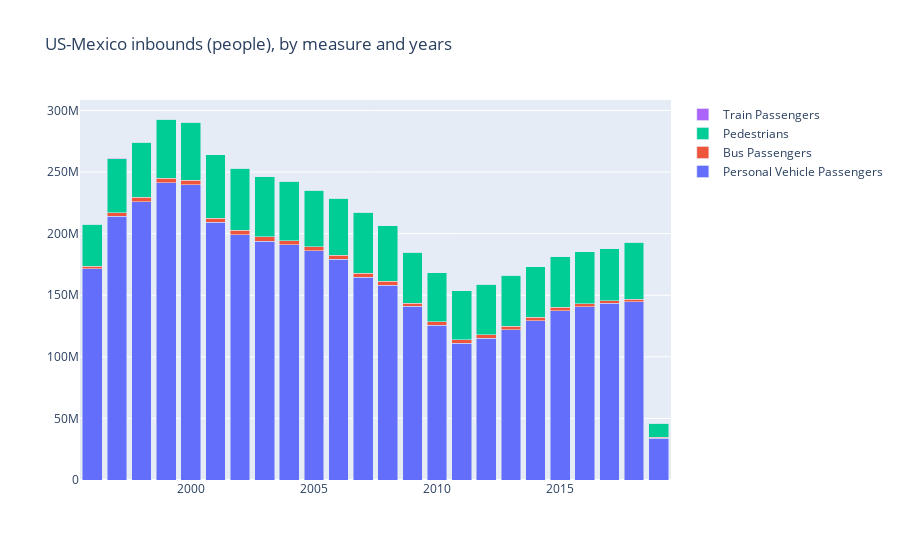

The notebook cell saved with this chart:
### Code cell
# Bar chart, US-Canada Border

fig = go.Figure(data = [go.Bar(x = yrs, y = mb.loc(axis=0)[:,'US-Mexico Border', mes].values.flatten().tolist(), name = mes) for mes in measures ])
fig.update_layout(title = 'US-Mexico inbounds (people), by measure and years', barmode='stack', xaxis={'categoryorder':'category ascending'})
fig.show()
